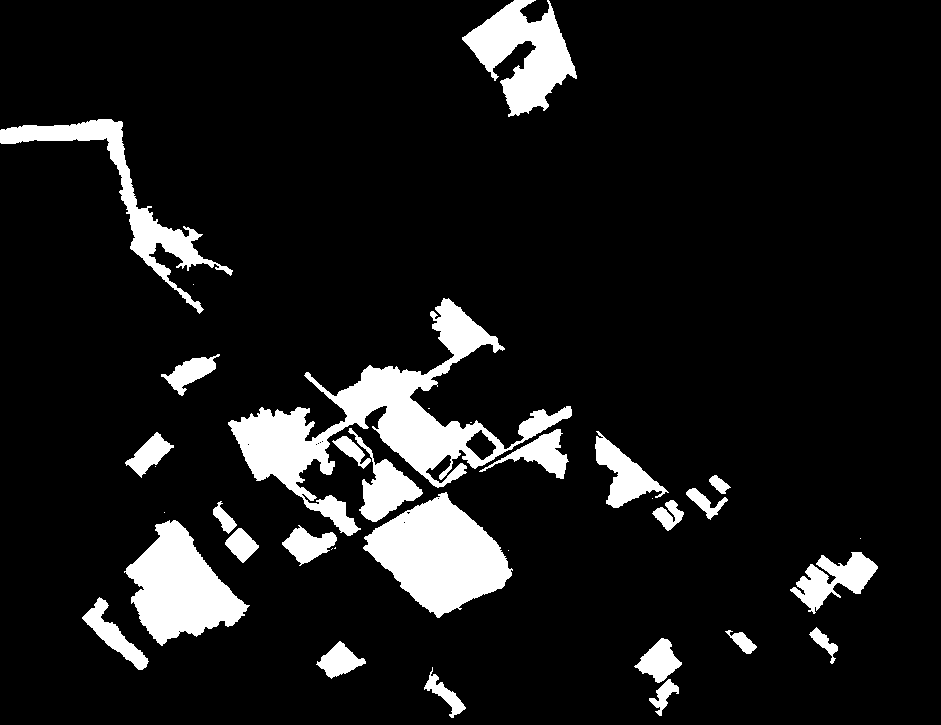
#> input picture python/实验数据/实验10数据/实验10数据/change.tif, 941 x 725 px, found by its file name
$ python 10.py
#> lines starting #> are read from the running program, lines starting #| are printed output that depends on the picture; after the words box and inside, x2 and y2 are one past the last pixel; in counts of white or black regions, pixels touching at a corner belong together
#!/usr/bin/env python
# coding: utf-8

# In[1]:


from PIL import Image
import numpy as np
import matplotlib.pyplot as plt


# In[2]:


filename="change.tif"
filename1="im1.tif"
filename2="im2.tif"
imgch=Image.open(filename)
#> imgch is the input picture: PIL image 941x725 RGB; 10.2% white; 35 white regions (10 under 20 px), largest, box (x1, y1, x2, y2) and area: (228, 298, 572, 536) 18312, (363, 492, 513, 618) 10637, (124, 520, 250, 646) 8429
im1=Image.open(filename1)
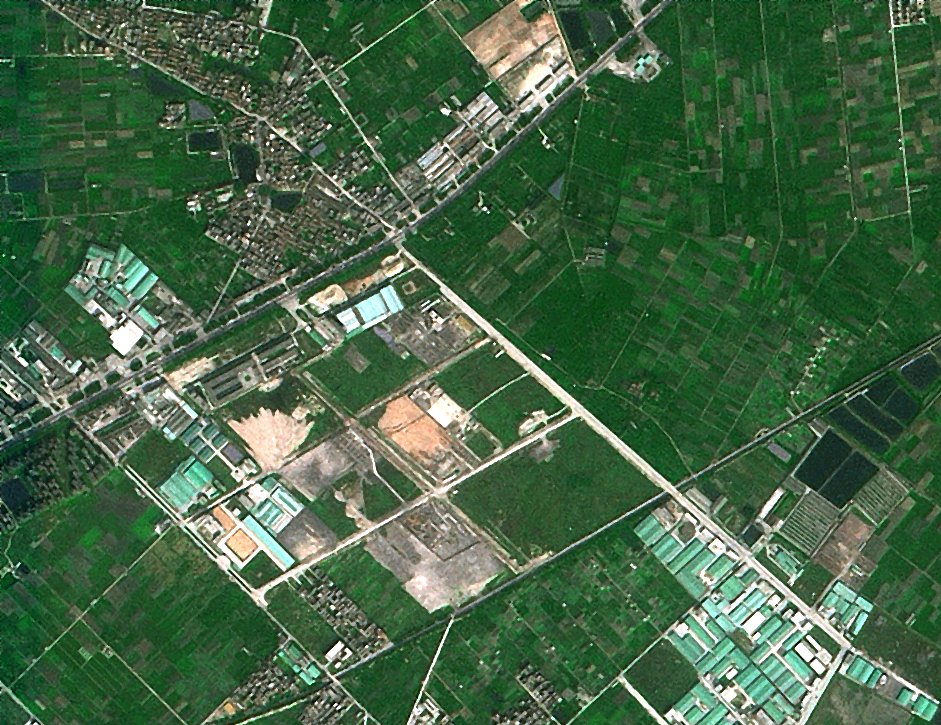
#> input picture python/实验数据/实验10数据/实验10数据/im1.tif, 941 x 725 px, found by its file name
#> im1 is the input picture: PIL image 941x725 RGB; mean R, G, B 69.8, 102.2, 70.5
im2=Image.open(filename2)
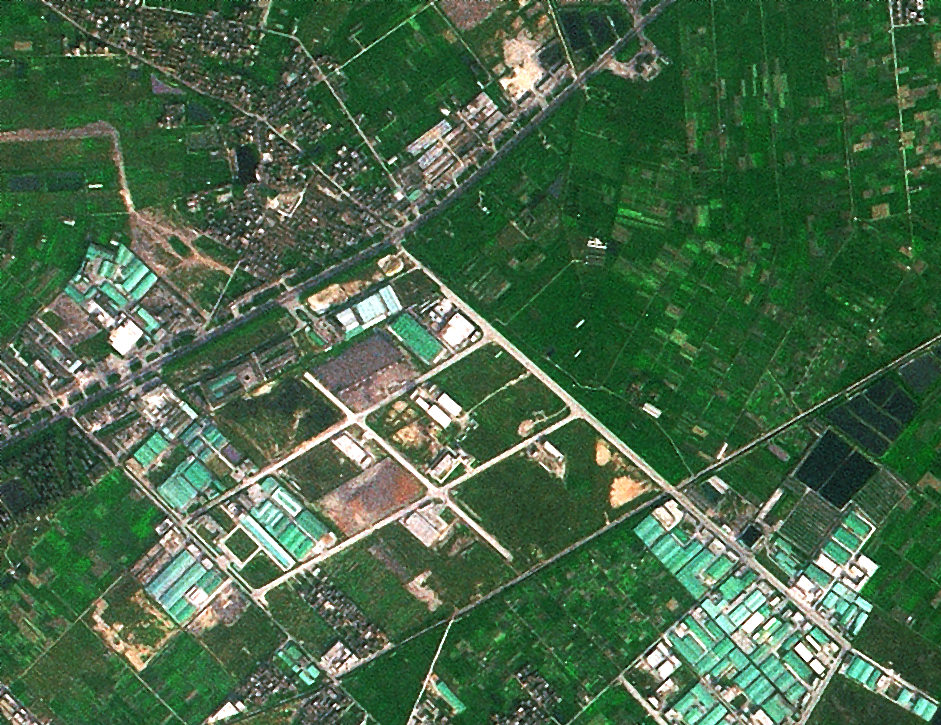
#> input picture python/实验数据/实验10数据/实验10数据/im2.tif, 941 x 725 px, found by its file name
#> im2 is the input picture: PIL image 941x725 RGB; mean R, G, B 71.4, 103.8, 72.2


# In[4]:


plt.figure(figsize=(15,5))
plt.subplot(1,3,1)
plt.imshow(im1)
plt.subplot(1,3,2)
plt.imshow(im2)
plt.subplot(1,3,3)
plt.imshow(imgch)


# In[8]:


imgch=np.array(imgch)
im1=np.array(im1,dtype=np.int16)
#> im1: shape (725, 941, 3) int16
im2=np.array(im2,dtype=np.int16)
#> im2: shape (725, 941, 3) int16


# In[6]:


im1.shape,im2.shape,imgch.shape


# In[7]:


im1.max(),im1.min(),im1.mean(),im2.max(),im2.min(),im2.mean()


# In[9]:


plt.figure(figsize=(8,6))
plt.subplot(2,2,1)
plt.imshow(im1)
plt.subplot(2,2,2)
plt.imshow(im1[:,:,0],cmap="gray")
plt.subplot(2,2,3)
plt.imshow(im1[:,:,1],cmap="gray")
plt.subplot(2,2,4)
plt.imshow(im1[:,:,2],cmap="gray")
plt.show()
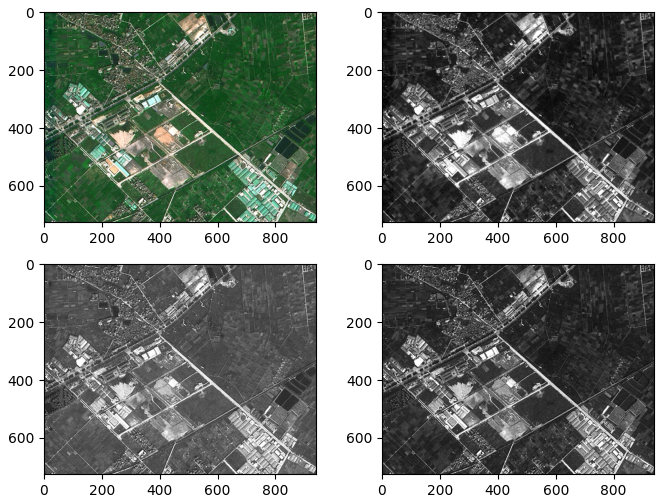
#> figure drawn by matplotlib, 4 panels


# In[10]:


plt.figure(figsize=(12,8))
plt.subplot(2,3,1)
plt.hist(im1[:,:,0].flatten(),bins=256,color="r")
plt.subplot(2,3,2)
plt.hist(im1[:,:,0].flatten(),bins=256,color="g")
plt.title("im1")
plt.subplot(2,3,3)
plt.hist(im1[:,:,0].flatten(),bins=256,color="b")
plt.subplot(2,3,4)
plt.hist(im2[:,:,0].flatten(),bins=256,color="r")
plt.subplot(2,3,5)
plt.title("im2")
plt.hist(im2[:,:,0].flatten(),bins=256,color="g")
plt.subplot(2,3,6)
plt.hist(im2[:,:,0].flatten(),bins=256,color="b")
plt.show()
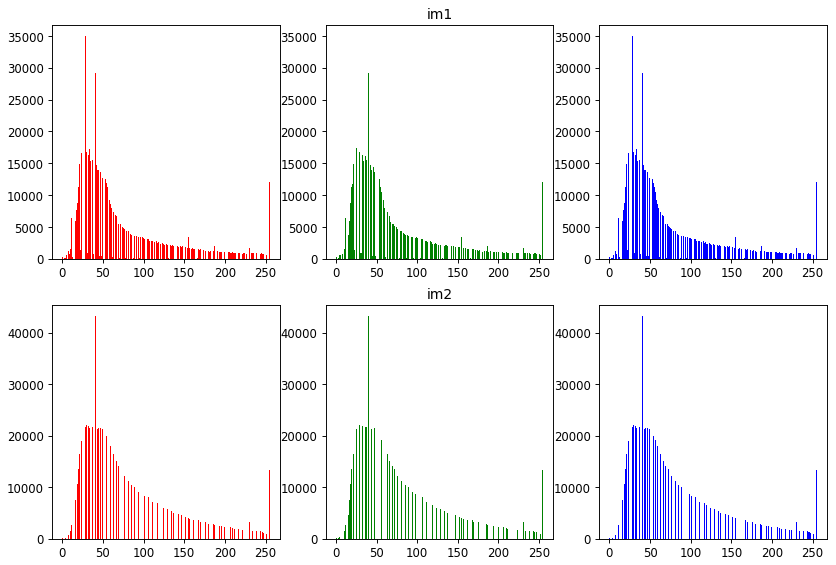
#> figure drawn by matplotlib, 6 panels; panel 1: tallest bar 34931 high, from x = 27.89 to 28.89; panel 2: tallest bar 34931 high, from x = 27.89 to 28.89; panel 3: tallest bar 34931 high, from x = 27.89 to 28.89; panel 4: tallest bar 43125 high, from x = 39.84 to 40.84


# In[11]:


im1


# In[12]:


im2


# In[13]:


imchange=np.abs(im1-im2)
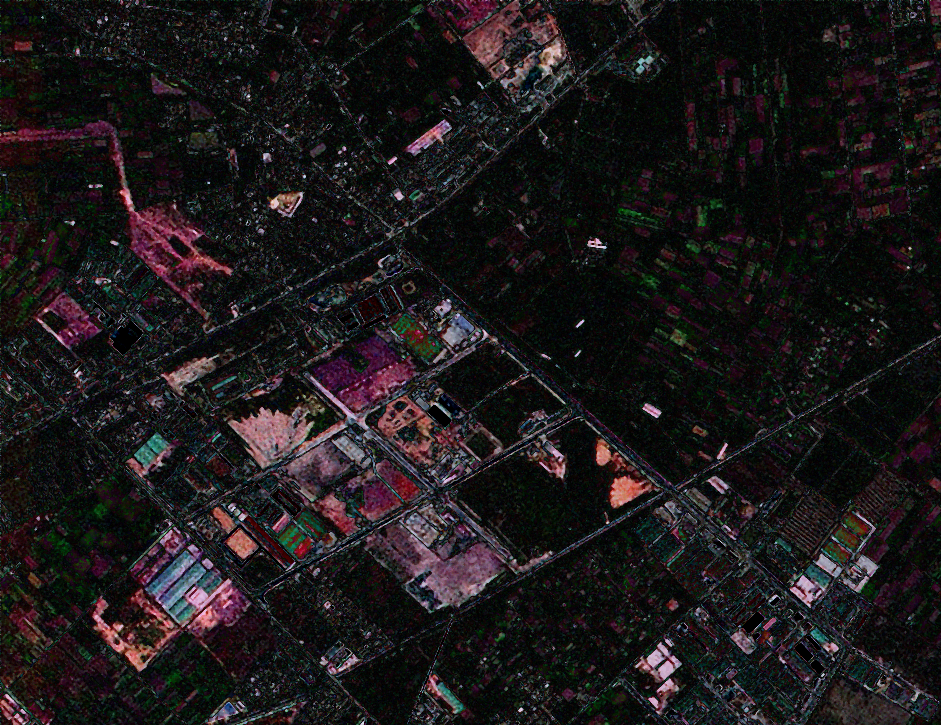
#> imchange: shape (725, 941, 3) int16; mean R, G, B 28.6, 25, 26
plt.imshow(imchange)
plt.show()


# In[14]:


plt.figure(figsize=(8,6))
plt.subplot(2,2,1)
plt.axis("off")
plt.imshow(im1)
plt.subplot(2,2,2)
plt.axis("off")
plt.imshow(im2)
plt.subplot(2,2,3)
plt.axis("off")
plt.imshow(imgch)
plt.subplot(2,2,4)
plt.axis("off")
plt.imshow(imchange)
plt.show()


# In[15]:


rows,cols=imchange.shape[0:2]
#> rows = 725; cols = 941
X=imchange.reshape(-1,3)
X[0:5]


# In[16]:


from sklearn.cluster import KMeans
kmc=KMeans(n_clusters=2,random_state=0)
kmc.fit(X)
y_pred=kmc.predict(X)
y_pred


# In[17]:


kmc.cluster_centers_


# In[21]:


if kmc.cluster_centers_[0].sum()>kmc.cluster_centers_[1].sum():
    y_pred[y_pred==0]=2
    y_pred[y_pred==1]=0
    y_pred[y_pred==2]=1
imresult=y_pred.reshape(rows,cols)
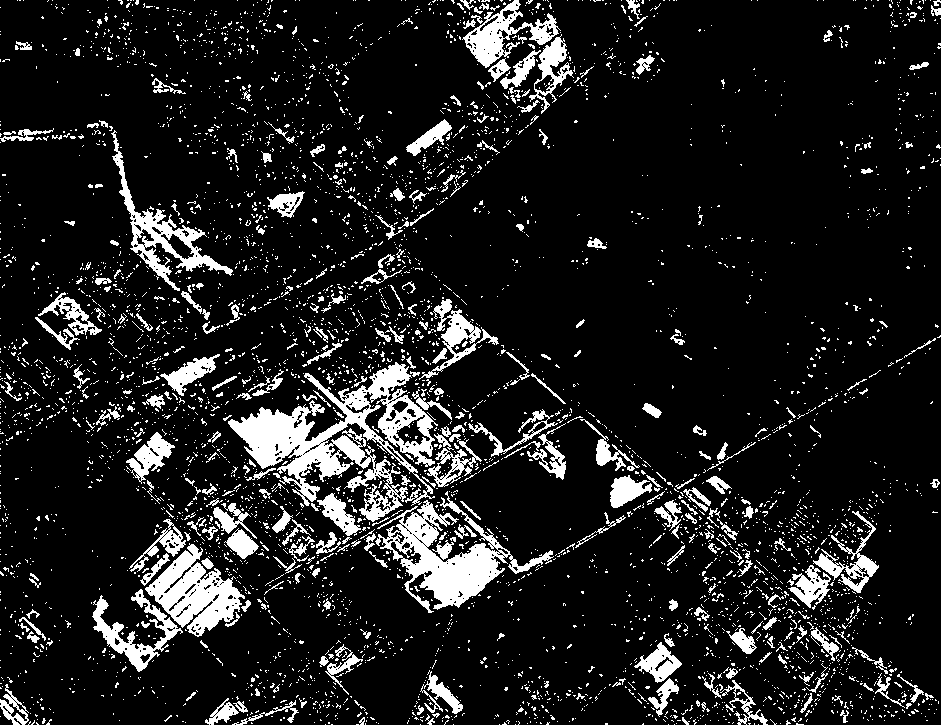
#> imresult: shape (725, 941) int32; values 0 (black) and 1 (white), 11.9% white; 4817 white regions (4480 under 20 px), largest, box (x1, y1, x2, y2) and area: (228, 362, 438, 522) 11427, (375, 491, 554, 613) 6331, (145, 543, 245, 637) 4249
plt.imshow(imresult,cmap="gray")


# In[29]:


result=y_pred.reshape(rows,cols)
result=np.array(result,dtype=np.uint8)
result[result==1]=255
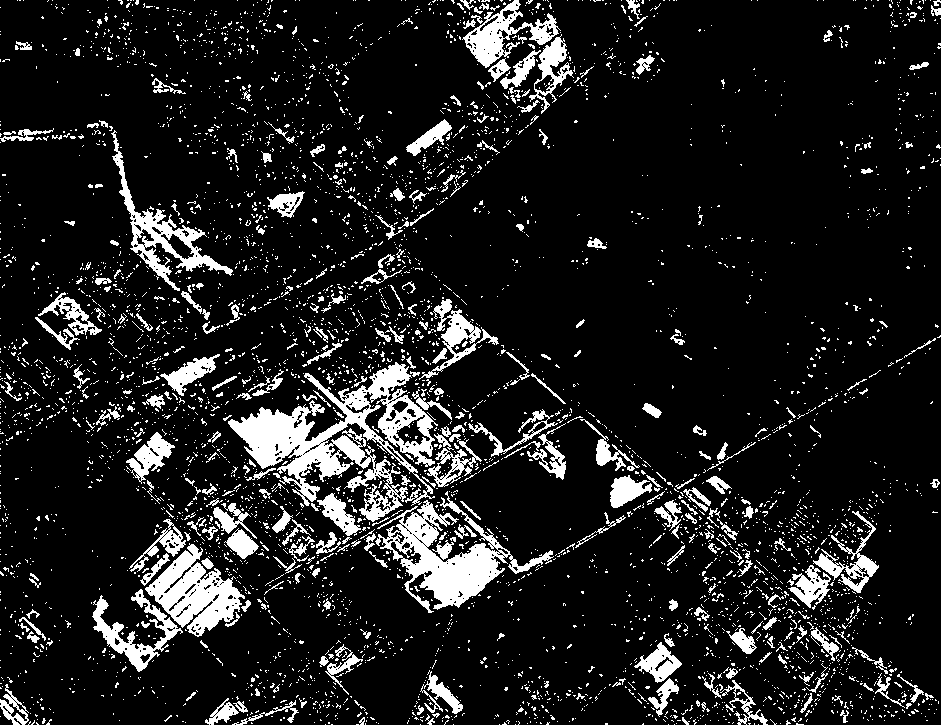
#> result: shape (725, 941); 11.9% white; 4817 white regions (4480 under 20 px), largest, box (x1, y1, x2, y2) and area: (228, 362, 438, 522) 11427, (375, 491, 554, 613) 6331, (145, 543, 245, 637) 4249
imgresult=Image.fromarray(result)
imgresult.save("C:/Users/CCEC/Desktop/变化检测结果.jpg")
imgresult


# In[30]:


y_true=imgch[:,:,0].flatten()
y_true[y_true==255]=1
y_true[0:5]


# In[31]:


from sklearn.metrics import classification_report,confusion_matrix,accuracy_score
#> (the run stopped early here; a loop or call above may not have finished)
